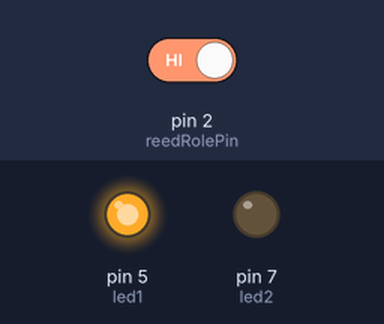
Simulated run of this sketch. Board: Arduino Uno, built with avr-gcc and run on an emulated ATmega328P. Parts: output pins drawn as LEDs (lit = HIGH). The inputs (shaded band) are chosen by the test bench; at power-on: pin 2 (reedRolePin) HIGH.

Above: at 1.2 s.
1.3 s: pin 2 (reedRolePin) driven LOW
At 2.2 s:
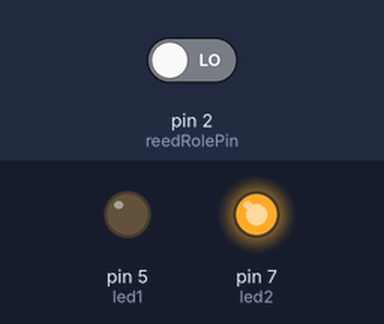
2.8 s: pin 2 (reedRolePin) driven HIGH
At 3.3 s:
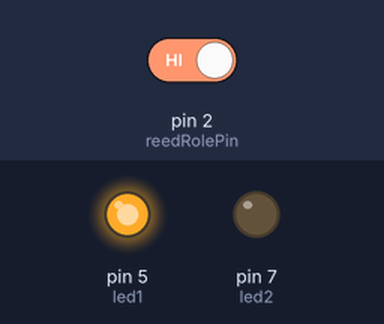
Timing chart, 0 to 5.8 s (numbered marks = the images above; inputs shaded):
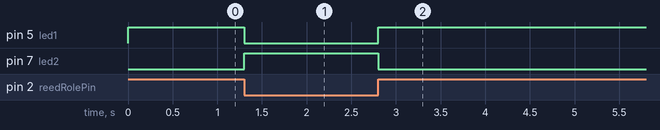

The sketch:

Kod.ino
```cpp
int reedRolePin = 2;
int deger;
int led1 = 5; //Kırmızı
int led2 = 7; //Yeşil
void setup() {
  pinMode(led1,OUTPUT);
  pinMode(led2,OUTPUT);
  pinMode(reedRolePin,INPUT);
}
void loop() {
  deger = digitalRead(reedRolePin);
  if(!deger){ // (deger==0)
    digitalWrite(led1,0);
    digitalWrite(led2,1);
  }
  else{ //Kapı Açılırsa
    digitalWrite(led1,1);
    digitalWrite(led2,0);
  }
  delay(100);
}
```

Measured:
- after the input at 1.3 s, pin 5 (led1): HIGH → LOW at once; pin 7 (led2): LOW → HIGH at once
- after the input at 2.8 s, pin 5 (led1): LOW → HIGH at once; pin 7 (led2): HIGH → LOW at once
